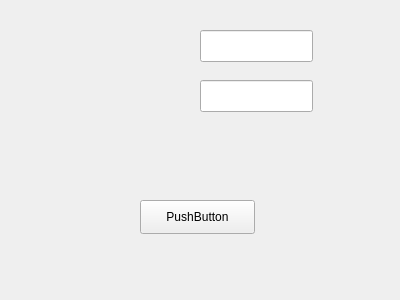
<?xml version="1.0" encoding="UTF-8"?>
<ui version="4.0">
 <class>ModifyDialog</class>
 <widget class="QWidget" name="ModifyDialog">
  <property name="geometry">
   <rect>
    <x>0</x>
    <y>0</y>
    <width>400</width>
    <height>300</height>
   </rect>
  </property>
  <property name="windowTitle">
   <string>Form</string>
  </property>
  <widget class="QLineEdit" name="nameInput">
   <property name="geometry">
    <rect>
     <x>200</x>
     <y>30</y>
     <width>113</width>
     <height>32</height>
    </rect>
   </property>
  </widget>
  <widget class="QLineEdit" name="categoryInput">
   <property name="geometry">
    <rect>
     <x>200</x>
     <y>80</y>
     <width>113</width>
     <height>32</height>
    </rect>
   </property>
  </widget>
  <widget class="QPushButton" name="editButton">
   <property name="geometry">
    <rect>
     <x>140</x>
     <y>200</y>
     <width>115</width>
     <height>34</height>
    </rect>
   </property>
   <property name="text">
    <string>PushButton</string>
   </property>
  </widget>
 </widget>
 <resources/>
 <connections/>
</ui>
